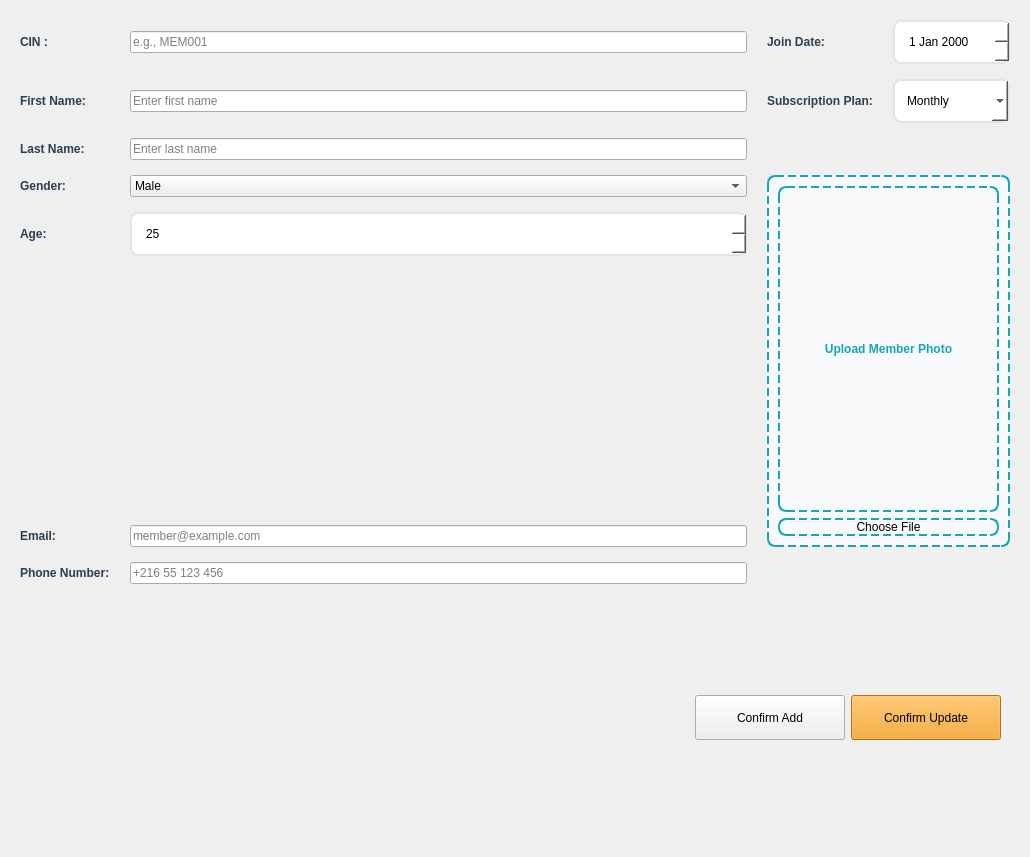
                    <widget class="QWidget" name="memberScrollAreaContents">
                     <property name="geometry">
                      <rect>
                       <x>0</x>
                       <y>0</y>
                       <width>1030</width>
                       <height>857</height>
                      </rect>
                     </property>
                     <layout class="QVBoxLayout" name="memberFormMainLayout">
                      <item>
                       <widget class="QFrame" name="memberFormFrame">
                        <layout class="QGridLayout" name="memberFormLayout">
                         <property name="horizontalSpacing">
                          <number>20</number>
                         </property>
                         <property name="verticalSpacing">
                          <number>15</number>
                         </property>
                         <item row="4" column="0">
                          <widget class="QLabel" name="memberGenderLabel">
                           <property name="styleSheet">
                            <string notr="true">font-weight: 600; color: #2c3e50;</string>
                           </property>
                           <property name="text">
                            <string>Gender:</string>
                           </property>
                          </widget>
                         </item>
                         <item row="3" column="1">
                          <widget class="QLineEdit" name="memberLastNameLineEdit">
                           <property name="placeholderText">
                            <string>Enter last name</string>
                           </property>
                          </widget>
                         </item>
                         <item row="2" column="1">
                          <widget class="QLineEdit" name="memberFirstNameLineEdit">
                           <property name="placeholderText">
                            <string>Enter first name</string>
                           </property>
                          </widget>
                         </item>
                         <item row="1" column="3">
                          <widget class="QDateEdit" name="memberJoinDateEdit">
                           <property name="styleSheet">
                            <string notr="true">padding: 12px; border: 2px solid #e0e4e7; border-radius: 8px; background-color: white;</string>
                           </property>
                          </widget>
                         </item>
                         <item row="1" column="2">
                          <widget class="QLabel" name="memberJoinDateLabel">
                           <property name="styleSheet">
                            <string notr="true">font-weight: 600; color: #2c3e50;</string>
                           </property>
                           <property name="text">
                            <string>Join Date:</string>
                           </property>
                          </widget>
                         </item>
                         <item row="2" column="0">
                          <widget class="QLabel" name="memberFirstNameLabel">
                           <property name="styleSheet">
                            <string notr="true">font-weight: 600; color: #2c3e50;</string>
                           </property>
                           <property name="text">
                            <string>First Name:</string>
                           </property>
                          </widget>
                         </item>
                         <item row="1" column="1">
                          <widget class="QLineEdit" name="memberIdLineEdit">
                           <property name="placeholderText">
                            <string>e.g., MEM001</string>
                           </property>
                          </widget>
                         </item>
                         <item row="8" column="0">
                          <widget class="QLabel" name="memberPhoneLabel">
                           <property name="styleSheet">
                            <string notr="true">font-weight: 600; color: #2c3e50;</string>
                           </property>
                           <property name="text">
                            <string>Phone Number:</string>
                           </property>
                          </widget>
                         </item>
                         <item row="4" column="1">
                          <widget class="QComboBox" name="memberGenderComboBox">
                           <item>
                            <property name="text">
                             <string>Male</string>
                            </property>
                           </item>
                           <item>
                            <property name="text">
                             <string>Female</string>
                            </property>
                           </item>
                          </widget>
                         </item>
                         <item row="7" column="0">
                          <widget class="QLabel" name="memberEmailLabel">
                           <property name="styleSheet">
                            <string notr="true">font-weight: 600; color: #2c3e50;</string>
                           </property>
                           <property name="text">
                            <string>Email:</string>
                           </property>
                          </widget>
                         </item>
                         <item row="8" column="1">
                          <widget class="QLineEdit" name="memberPhoneLineEdit">
                           <property name="placeholderText">
                            <string>+216 55 123 456</string>
                           </property>
                          </widget>
                         </item>
                         <item row="5" column="0">
                          <widget class="QLabel" name="memberAgeLabel">
                           <property name="styleSheet">
                            <string notr="true">font-weight: 600; color: #2c3e50;</string>
                           </property>
                           <property name="text">
                            <string>Age:</string>
                           </property>
                          </widget>
                         </item>
                         <item row="5" column="1">
                          <widget class="QSpinBox" name="memberAgeSpinBox">
                           <property name="styleSheet">
                            <string notr="true">padding: 12px; border: 2px solid #e0e4e7; border-radius: 8px; background-color: white;</string>
                           </property>
                           <property name="minimum">
                            <number>18</number>
                           </property>
                           <property name="maximum">
                            <number>65</number>
                           </property>
                           <property name="value">
                            <number>25</number>
                           </property>
                          </widget>
                         </item>
                         <item row="9" column="0" colspan="4">
                          <widget class="QFrame" name="memberButtonFrame">
                           <layout class="QHBoxLayout" name="memberButtonLayout">
                            <item>
                             <spacer name="buttonSpacer_2">
                              <property name="orientation">
                               <enum>Qt::Orientation::Horizontal</enum>
                              </property>
                              <property name="sizeHint" stdset="0">
                               <size>
                                <width>40</width>
                                <height>20</height>
                               </size>
                              </property>
                             </spacer>
                            </item>
                            <item>
                             <widget class="QPushButton" name="memberConfirmAddButton">
                              <property name="minimumSize">
                               <size>
                                <width>150</width>
                                <height>45</height>
                               </size>
                              </property>
                              <property name="text">
                               <string>Confirm Add</string>
                              </property>
                              <property name="icon">
                               <iconset resource="resources.qrc">
                                <normaloff>:/icons/icons/add.png</normaloff>:/icons/icons/add.png</iconset>
                              </property>
                             </widget>
                            </item>
                            <item>
                             <widget class="QPushButton" name="memberConfirmUpdateButton">
                              <property name="minimumSize">
                               <size>
                                <width>150</width>
                                <height>45</height>
                               </size>
                              </property>
                              <property name="styleSheet">
                               <string notr="true">background-color: #f39c12;</string>
                              </property>
                              <property name="text">
                               <string>Confirm Update</string>
                              </property>
                              <property name="icon">
                               <iconset resource="resources.qrc">
                                <normaloff>:/icons/icons/edit.png</normaloff>:/icons/icons/edit.png</iconset>
                              </property>
                             </widget>
                            </item>
                           </layout>
                          </widget>
                         </item>
                         <item row="3" column="0">
                          <widget class="QLabel" name="memberLastNameLabel">
                           <property name="styleSheet">
                            <string notr="true">font-weight: 600; color: #2c3e50;</string>
                           </property>
                           <property name="text">
                            <string>Last Name:</string>
                           </property>
                          </widget>
                         </item>
                         <item row="1" column="0">
                          <widget class="QLabel" name="memberIdLabel">
                           <property name="styleSheet">
                            <string notr="true">font-weight: 600; color: #2c3e50;</string>
                           </property>
                           <property name="text">
                            <string>CIN :</string>
                           </property>
                          </widget>
                         </item>
                         <item row="7" column="1">
                          <widget class="QLineEdit" name="memberEmailLineEdit">
                           <property name="placeholderText">
                            <string>member@example.com</string>
                           </property>
                          </widget>
                         </item>
                         <item row="2" column="3">
                          <widget class="QComboBox" name="memberSubscriptionComboBox">
                           <property name="styleSheet">
                            <string notr="true">padding: 12px; border: 2px solid #e0e4e7; border-radius: 8px; background-color: white;</string>
                           </property>
                           <item>
                            <property name="text">
                             <string>Monthly</string>
                            </property>
                           </item>
                           <item>
                            <property name="text">
                             <string>Weekly</string>
                            </property>
                           </item>
                           <item>
                            <property name="text">
                             <string>Daily</string>
                            </property>
                           </item>
                          </widget>
                         </item>
                         <item row="2" column="2">
                          <widget class="QLabel" name="memberSubscriptionLabel">
                           <property name="styleSheet">
                            <string notr="true">font-weight: 600; color: #2c3e50;</string>
                           </property>
                           <property name="text">
                            <string>Subscription Plan:</string>
                           </property>
                          </widget>
                         </item>
                         <item row="4" column="2" rowspan="4" colspan="2">
                          <widget class="QFrame" name="memberPhotoFrame">
                           <property name="styleSheet">
                            <string notr="true">border: 2px dashed #16a5b3; border-radius: 8px; background-color: #f8f9fa;</string>
                           </property>
                           <layout class="QVBoxLayout" name="memberPhotoLayout">
                            <item>
                             <widget class="QLabel" name="memberPhotoLabel">
                              <property name="styleSheet">
                               <string notr="true">color: #16a5b3; font-weight: 600; padding: 20px;</string>
                              </property>
                              <property name="text">
                               <string>Upload Member Photo</string>
                              </property>
                              <property name="alignment">
                               <set>Qt::AlignmentFlag::AlignCenter</set>
                              </property>
                             </widget>
                            </item>
                            <item>
                             <widget class="QPushButton" name="memberUploadPhotoButton">
                              <property name="text">
                               <string>Choose File</string>
                              </property>
                              <property name="icon">
                               <iconset resource="resources.qrc">
                                <normaloff>:/icons/icons/add.png</normaloff>:/icons/icons/add.png</iconset>
                              </property>
                             </widget>
                            </item>
                           </layout>
                          </widget>
                         </item>
                        </layout>
                       </widget>
                      </item>
                     </layout>
                    </widget>
